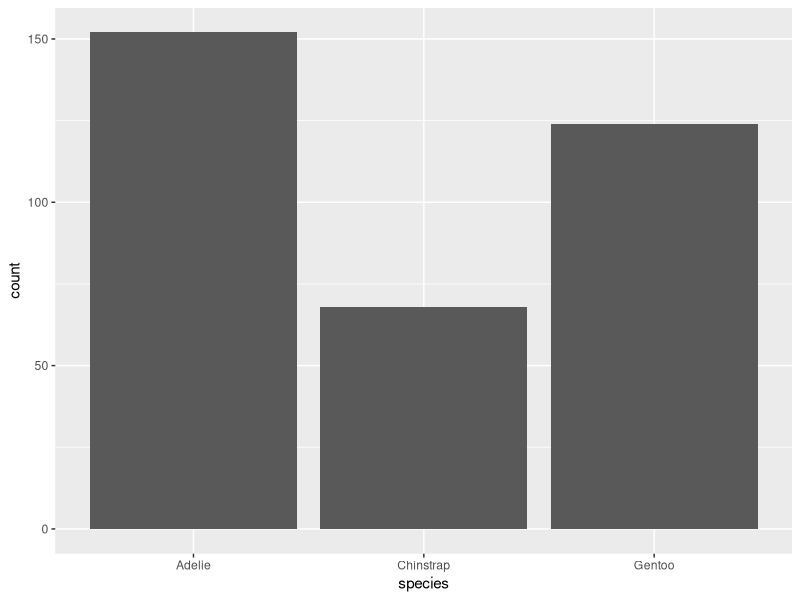
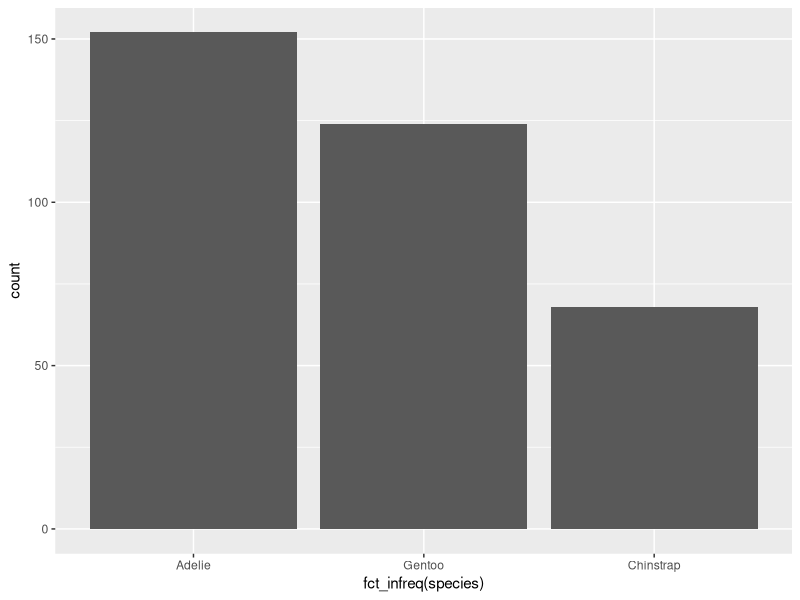
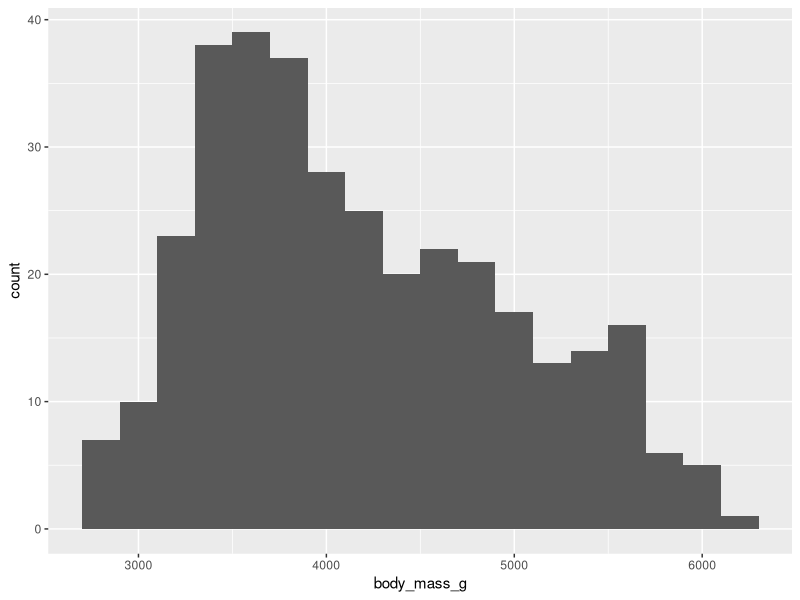
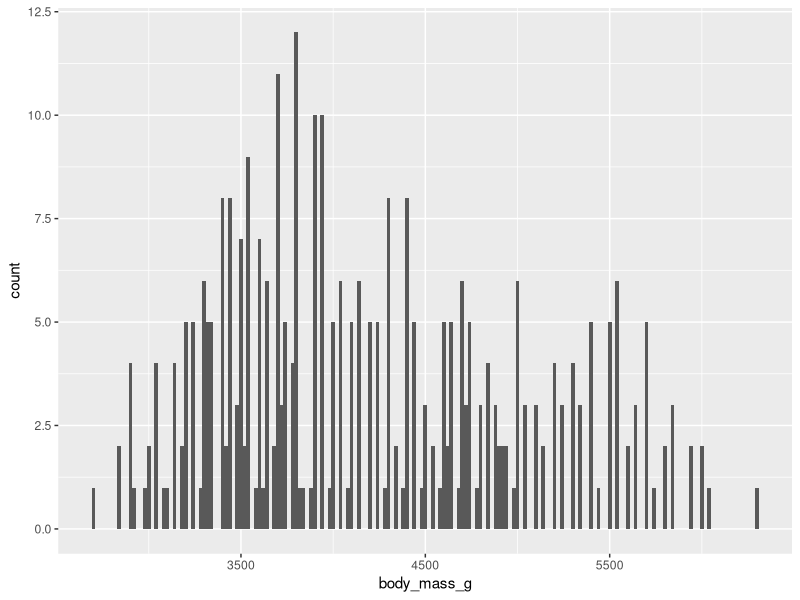
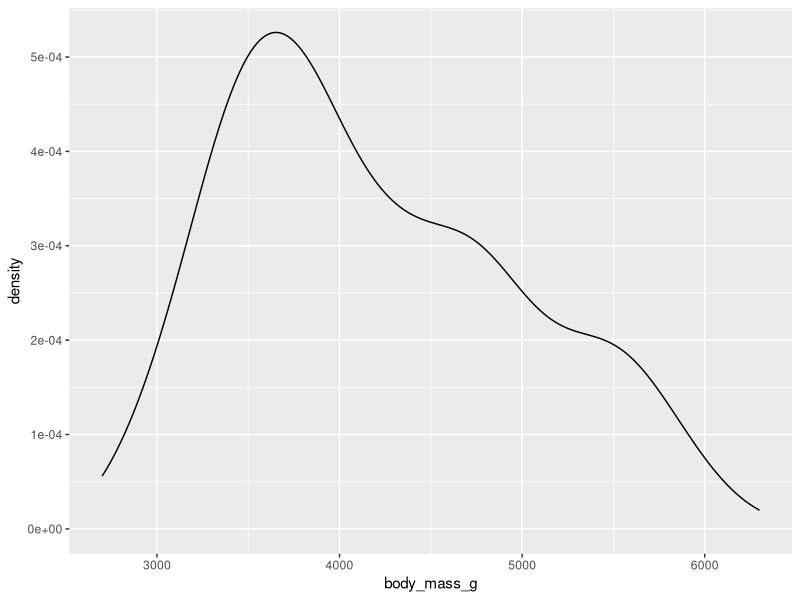
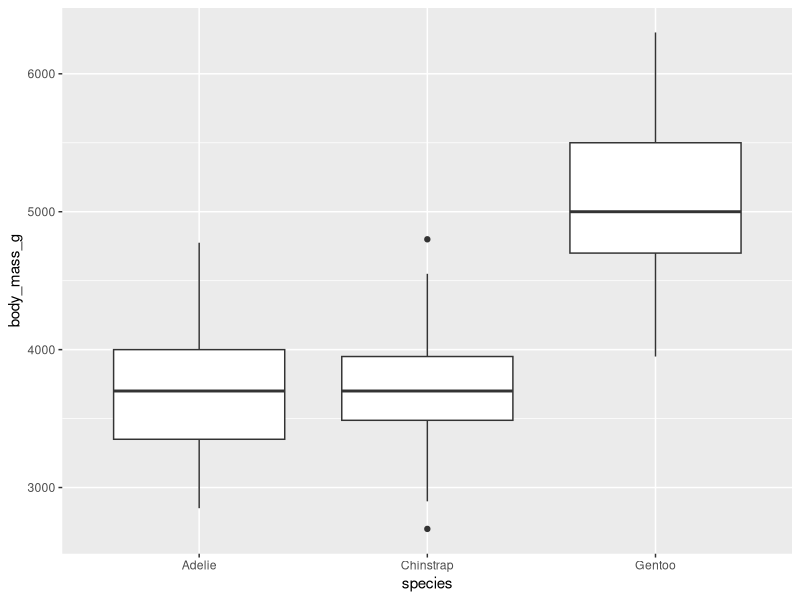
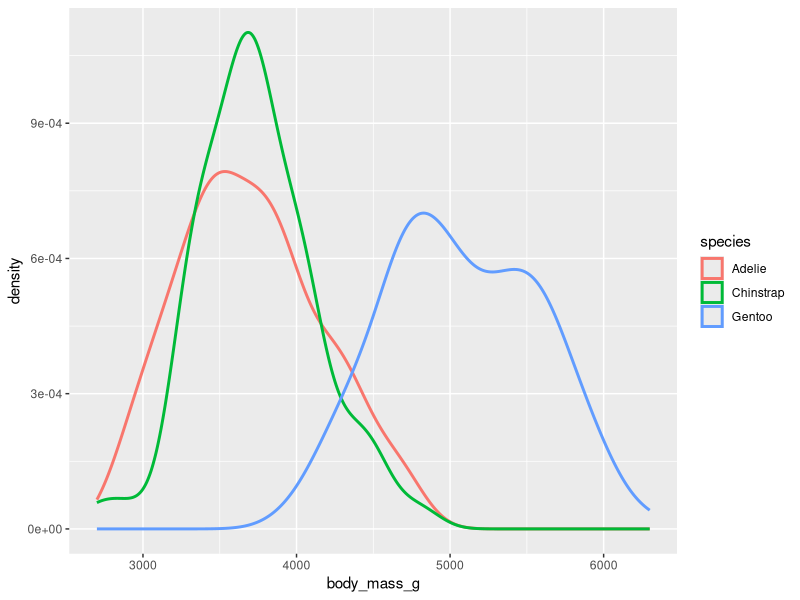
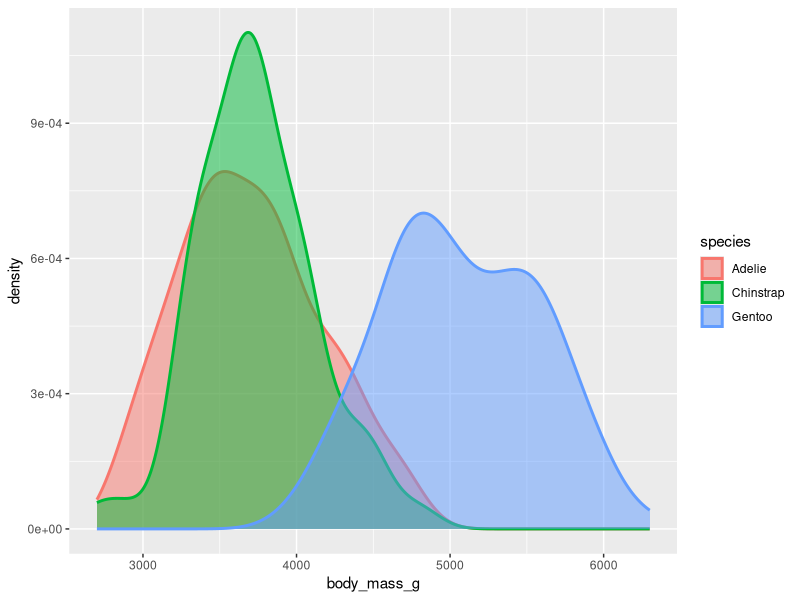

Write R code to recreate these figures, in order.
# SI 348 - Lecture 03-02
# Data Transformation - R4DS Chapter 2

# Preamble ---------------------------
library(tidyverse)
library(palmerpenguins)

# Viewing your data ------------------
glimpse(penguins)
view(penguins)

# Exploring Distributions ------------
# Categorical variables - typically we use a bar chart
ggplot(penguins, aes(x = species)) +
  geom_bar()

ggplot(penguins, aes(x = fct_infreq(species))) +
  geom_bar()

# Continuous / Numerical variables - Histogram
ggplot(penguins, aes(x = body_mass_g)) +
  geom_histogram(binwidth = 200)

# check how many NAs we have, does it match the warning we got?
sum(is.na(penguins$body_mass_g))

# histogram - adjust the bin width
ggplot(penguins, aes(x = body_mass_g)) +
  geom_histogram(binwidth = 20)

# density plot - a smoothed version of the histogram
ggplot(penguins, aes(x = body_mass_g)) +
  geom_density()

# Exploring Relationships
# Numerical and categorical variables
# Boxplots
ggplot(penguins, aes(x = species, y = body_mass_g)) +
  geom_boxplot()

# Multiple density plots on a sinlge graph
ggplot(penguins, aes(x = body_mass_g, color = species)) +
  geom_density(linewidth = 1)

# adjusting the fill/color settings
ggplot(penguins, aes(x = body_mass_g, color = species, fill = species)) +
  geom_density(linewidth = 1, alpha = 0.5)

# 2 categorical variables
# Bar charts remain a solid option
ggplot(penguins, aes(x = island, fill = species)) +
  geom_bar()

ggplot(penguins, aes(x = island, fill = species)) +
  geom_bar(position = "fill") # Do not confuse this "fill" option with the one in aes()

# 2 numerical variables
# Scatterplot
ggplot(penguins, aes(x = flipper_length_mm, y = body_mass_g)) +
  geom_point()

# 3 or more variables
ggplot(penguins, aes(x = flipper_length_mm, y = body_mass_g)) +
  geom_point(aes(color = species, shape = island))

# Facet wrap
ggplot(penguins, aes(x = flipper_length_mm, y = body_mass_g)) +
  geom_point(aes(color = species, shape = species)) +
  facet_wrap(~island)
